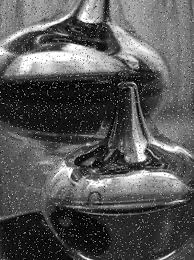
#> input picture Revisao/img.jpeg, 194 x 260 px, found by its file name
$ python formas.py
#> lines starting #> are read from the running program, lines starting #| are printed output that depends on the picture; after the words box and inside, x2 and y2 are one past the last pixel; in counts of white or black regions, pixels touching at a corner belong together
import cv2
import numpy as np
from matplotlib import pyplot as plt
img = cv2.imread('Revisao/img.jpeg')
#> img is the input picture: shape (260, 194, 3); min 0, max 255, mean 87
imggau = cv2.medianBlur(img, ksize=3)
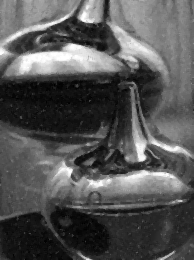
#> imggau: shape (260, 194, 3); min 0, max 255, mean 85
bordas=cv2.Canny(imggau,  100, 200)
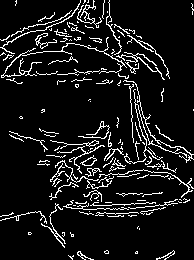
#> bordas: shape (260, 194); 9.3% white in thin lines or dots
gray = cv2.cvtColor(imggau, cv2.COLOR_BGR2GRAY)
_, threshold = cv2.threshold(gray, 127, 255, cv2.THRESH_BINARY)
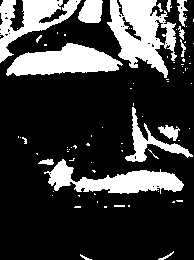
#> threshold: shape (260, 194); 23.3% white; 81 white regions (64 under 20 px)
contours, _ = cv2.findContours(
    threshold, cv2.RETR_TREE, cv2.CHAIN_APPROX_SIMPLE)
#> contours = 105 contours, 91 with area under 20; largest, box (x1, y1, x2, y2) and area: (107, 0, 177, 78) 3093, (6, 43, 123, 76) 2254, (44, 159, 184, 194) 2053, (0, 0, 81, 63) 1762, (125, 107, 193, 162) 738

i = 0
for contour in contours:


    if i == 0:
        i = 1
        continue


    approx = cv2.approxPolyDP(
        contour, 0.1 * cv2.arcLength(contour, True), True)


    cv2.drawContours(bordas, [contour], 0, (0, 0, 255), 3)


    M = cv2.moments(contour)
    if M['m00'] != 0.0:
        x = int(M['m10']/M['m00'])
        y = int(M['m01']/M['m00'])
    else: x, y= 0, 0

    if len(approx) == 3:
        cv2.putText(bordas, 'Triangle', (x, y),
                    cv2.FONT_HERSHEY_SIMPLEX, 0.6, (255, 255, 255), 2)

    elif len(approx) == 4:
        cv2.putText(bordas, 'Quadrilateral', (x, y),
                    cv2.FONT_HERSHEY_SIMPLEX, 0.6, (255, 255, 255), 2)

    elif len(approx) == 5:
        cv2.putText(bordas, 'Pentagon', (x, y),
                    cv2.FONT_HERSHEY_SIMPLEX, 0.6, (255, 255, 255), 2)

    elif len(approx) == 6:
        cv2.putText(bordas, 'Hexagon', (x, y),
                    cv2.FONT_HERSHEY_SIMPLEX, 0.6, (255, 255, 255), 2)

    else:
        cv2.putText(bordas, 'circle', (x, y),
                    cv2.FONT_HERSHEY_SIMPLEX, 0.1, (255, 255, 255), 2)
#> this loop made 105 passes
#> (contour, approx, x, y) on passes 4, 6, 7, 9: ([[75, 206], [74, 207], [80, 207], [80, 206]], [[74, 207], [80, 206]], 77, 206), ([[114, 205], [114, 206], [124, 206], [124, 205]], [[114, 205], [124, 206]], 119, 205), ([[173, 201], [172, 202], [174, 202], [174, 201]], [[174, 201], [172, 202], [174, 202]], 173, 201), ([[176, 200], [177, 201], [182, 201], [182, 200]], [[176, 200], [182, 201]], 179, 200)
#> (approx, x, y) on passes 2, 3, 5, 8, 10, 11: ([[173, 251], [158, 259]], 165, 256), ([[104, 206], [104, 207], [106, 207], [106, 206]], 105, 206), ([[128, 205], [128, 206], [129, 206], [129, 205]], 128, 205), ([[97, 201], [97, 202]], 0, 0), ([[78, 195], [79, 196], [79, 195]], 78, 195), ([[52, 195]], 0, 0)
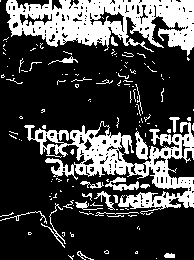
#> bordas: shape (260, 194); 26.8% white; 137 white regions (112 under 20 px), largest, box (x1, y1, x2, y2) and area: (6, 0, 194, 56) 6165, (24, 121, 194, 215) 5204, (105, 177, 139, 191) 216
#> after the loop, i = 1
cv2.imshow('shapes', bordas)

cv2.waitKey(0)
cv2.destroyAllWindows()
